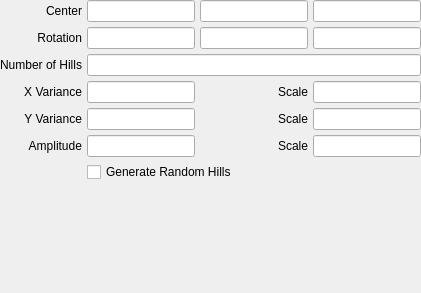
         <widget class="QWidget" name="random_hills">
          <layout class="QGridLayout" name="gridLayout_43">
           <property name="margin">
            <number>0</number>
           </property>
           <property name="spacing">
            <number>5</number>
           </property>
           <item row="3" column="3">
            <widget class="QLineEdit" name="lineedit_random_hills_scale_x"/>
           </item>
           <item row="6" column="1" colspan="3">
            <widget class="QCheckBox" name="checkbox_random_hills_allow_random">
             <property name="text">
              <string>Generate Random Hills</string>
             </property>
            </widget>
           </item>
           <item row="1" column="0">
            <widget class="QLabel" name="label_97">
             <property name="text">
              <string>Rotation</string>
             </property>
             <property name="alignment">
              <set>Qt::AlignRight|Qt::AlignTrailing|Qt::AlignVCenter</set>
             </property>
            </widget>
           </item>
           <item row="2" column="1" colspan="3">
            <widget class="QLineEdit" name="lineedit_random_hills_nhills"/>
           </item>
           <item row="0" column="2">
            <widget class="QLineEdit" name="lineedit_random_hills_translation_y"/>
           </item>
           <item row="3" column="2">
            <widget class="QLabel" name="label_103">
             <property name="text">
              <string>Scale</string>
             </property>
             <property name="alignment">
              <set>Qt::AlignRight|Qt::AlignTrailing|Qt::AlignVCenter</set>
             </property>
            </widget>
           </item>
           <item row="0" column="1">
            <widget class="QLineEdit" name="lineedit_random_hills_translation_x"/>
           </item>
           <item row="0" column="3">
            <widget class="QLineEdit" name="lineedit_random_hills_translation_z"/>
           </item>
           <item row="0" column="0">
            <widget class="QLabel" name="label_98">
             <property name="text">
              <string>Center</string>
             </property>
             <property name="alignment">
              <set>Qt::AlignRight|Qt::AlignTrailing|Qt::AlignVCenter</set>
             </property>
            </widget>
           </item>
           <item row="1" column="1">
            <widget class="QLineEdit" name="lineedit_random_hills_rotation_x"/>
           </item>
           <item row="1" column="2">
            <widget class="QLineEdit" name="lineedit_random_hills_rotation_y"/>
           </item>
           <item row="7" column="1">
            <spacer name="verticalSpacer_36">
             <property name="orientation">
              <enum>Qt::Vertical</enum>
             </property>
             <property name="sizeHint" stdset="0">
              <size>
               <width>20</width>
               <height>111</height>
              </size>
             </property>
            </spacer>
           </item>
           <item row="4" column="0">
            <widget class="QLabel" name="label_101">
             <property name="text">
              <string>Y Variance</string>
             </property>
             <property name="alignment">
              <set>Qt::AlignRight|Qt::AlignTrailing|Qt::AlignVCenter</set>
             </property>
            </widget>
           </item>
           <item row="1" column="3">
            <widget class="QLineEdit" name="lineedit_random_hills_rotation_z"/>
           </item>
           <item row="5" column="2">
            <widget class="QLabel" name="label_105">
             <property name="text">
              <string>Scale</string>
             </property>
             <property name="alignment">
              <set>Qt::AlignRight|Qt::AlignTrailing|Qt::AlignVCenter</set>
             </property>
            </widget>
           </item>
           <item row="5" column="1">
            <widget class="QLineEdit" name="lineedit_random_hills_amplitude"/>
           </item>
           <item row="5" column="0">
            <widget class="QLabel" name="label_102">
             <property name="text">
              <string>Amplitude</string>
             </property>
             <property name="alignment">
              <set>Qt::AlignRight|Qt::AlignTrailing|Qt::AlignVCenter</set>
             </property>
            </widget>
           </item>
           <item row="3" column="0">
            <widget class="QLabel" name="label_100">
             <property name="text">
              <string>X Variance</string>
             </property>
             <property name="alignment">
              <set>Qt::AlignRight|Qt::AlignTrailing|Qt::AlignVCenter</set>
             </property>
            </widget>
           </item>
           <item row="4" column="2">
            <widget class="QLabel" name="label_104">
             <property name="text">
              <string>Scale</string>
             </property>
             <property name="alignment">
              <set>Qt::AlignRight|Qt::AlignTrailing|Qt::AlignVCenter</set>
             </property>
            </widget>
           </item>
           <item row="4" column="1">
            <widget class="QLineEdit" name="lineedit_random_hills_variance_y"/>
           </item>
           <item row="4" column="3">
            <widget class="QLineEdit" name="lineedit_random_hills_scale_y"/>
           </item>
           <item row="3" column="1">
            <widget class="QLineEdit" name="lineedit_random_hills_variance_x"/>
           </item>
           <item row="2" column="0">
            <widget class="QLabel" name="label_99">
             <property name="text">
              <string>Number of Hills</string>
             </property>
             <property name="alignment">
              <set>Qt::AlignRight|Qt::AlignTrailing|Qt::AlignVCenter</set>
             </property>
            </widget>
           </item>
           <item row="5" column="3">
            <widget class="QLineEdit" name="lineedit_random_hills_scale_amplitude"/>
           </item>
          </layout>
         </widget>
